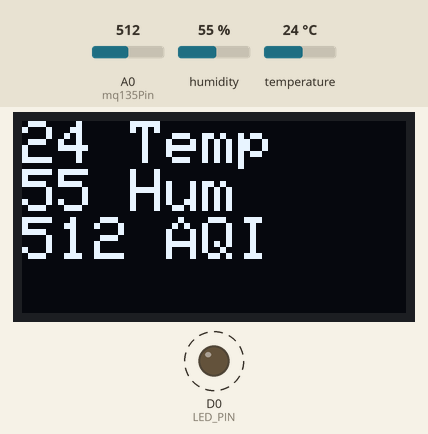
A sketch run on a simulated ESP8266 (NodeMCU). Parts: 128×64 one-colour display, output pins drawn as LEDs (lit = HIGH). Dashed ring = blinking. The test bench sets the inputs (shaded band); at power-on: A0 (mq135Pin) = 512, temperature 24 °C, humidity 55 %. What the sketch prints to the serial monitor is not drawn.

Above: at 2.8 s.
2.9 s: A0 (mq135Pin) set to 113
At 4.5 s:
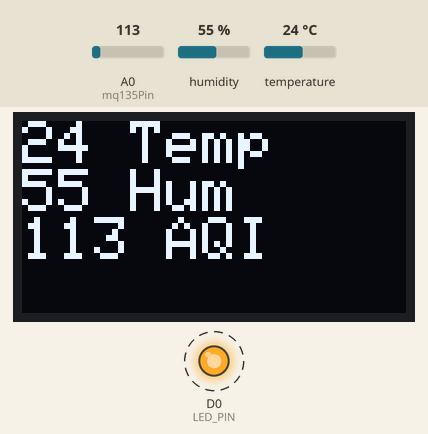
5.6 s: A0 (mq135Pin) set to 96
At 7.1 s:
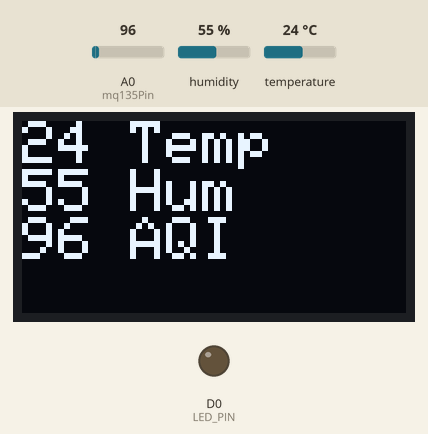
8.3 s: temperature set to 33 °C
At 11.3 s:
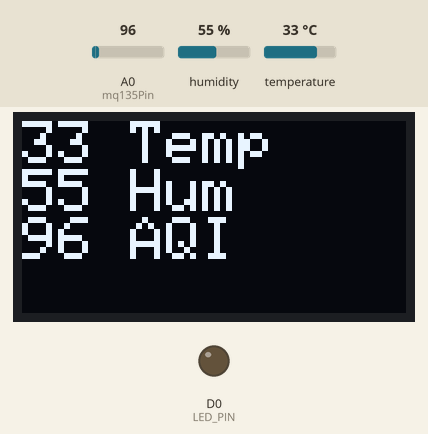
11.8 s: humidity set to 22 %
At 13.1 s:
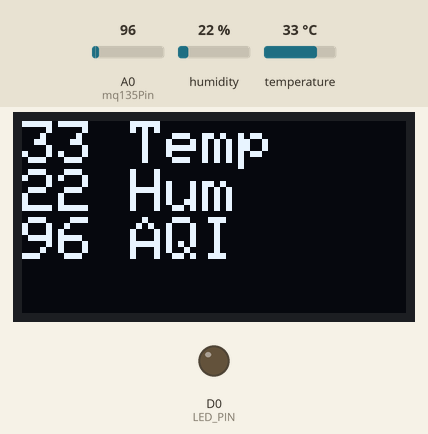
14.5 s: humidity set to 40 %
At 17.7 s:
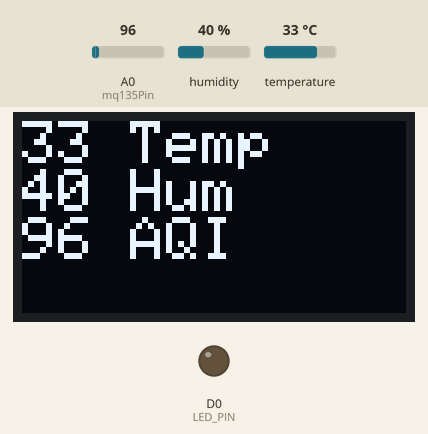
18.0 s: A0 (mq135Pin) set to 122
At 20.3 s:
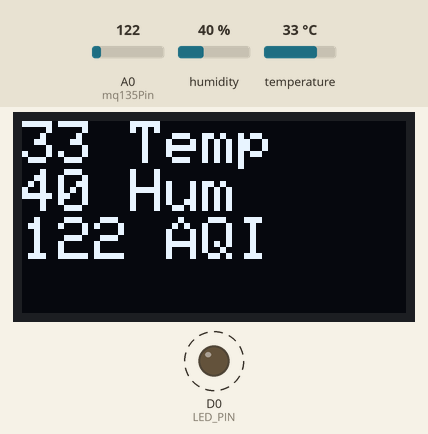
Timing chart, 0 to 21.7 s (numbered marks = the images above; inputs shaded):
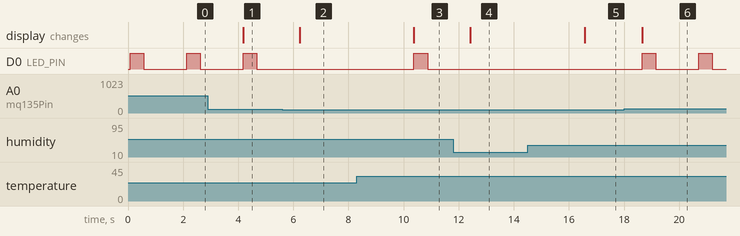

Measured:
- the behaviour switches between 102 and 101 on A0 (mq135Pin) (found by bisection; images 1 and 2)
- after the input at 2.9 s, the display: changes after 1.3 s (image 1)
- after the input at 5.6 s, D0 (LED_PIN): stays LOW (without the input it goes to HIGH after 0.63 s); the display: changes after 0.63 s (image 2)
- after the input at 8.3 s, D0 (LED_PIN): LOW → HIGH after 2.1 s, → LOW 0.50 s later; the display: changes after 2.1 s (image 3)
- after the input at 11.8 s, the display: changes after 0.63 s (image 4)
- after the input at 14.5 s, the display: changes after 2.1 s (image 5)
- after the input at 18.0 s, D0 (LED_PIN): alternates HIGH for 0.50 s and LOW for 1.5 s, starting after 0.65 s; the display: changes after 0.65 s (image 6)
- by itself, D0 (LED_PIN): alternates HIGH for 0.50 s and LOW for 1.5 s

The sketch:

airquality_with_ldr_display.ino
```cpp
#include <Adafruit_SSD1306.h>
#include <splash.h>
#include <ESP8266WiFi.h>
#include <DHT.h>
#include <OakOLED.h> // OLED library

#define DHTPIN D4
#define DHTTYPE DHT11
#define LED_PIN D0
#define AQI_THRESHOLD 101
#define TEMP_RISE_THRESHOLD 5 // Temperature rise in degrees Celsius

const int mq135Pin = A0;
DHT dht(D4, DHTTYPE);
OakOLED oled;

int previousTemp = 0; // Variable to store the previous temperature reading

void setup() {
  Serial.begin(9600);

  // Initialize OLED
  oled.begin();
  oled.clearDisplay();
  oled.setTextSize(2);
  oled.setTextColor(1);
  oled.setCursor(0, 0);

  // Initialize DHT sensor
  dht.begin();

  // Initialize LED pin as output
  pinMode(LED_PIN, OUTPUT);
  digitalWrite(LED_PIN, LOW);
}

void loop() {
  int sensorValue = analogRead(mq135Pin);  // Read the air quality sensor value
  int temp = dht.readTemperature();       // Read temperature from DHT sensor
  int hum = dht.readHumidity();           // Read humidity from DHT sensor

  // Display sensor data on Serial Monitor
  Serial.print("MQ-135 Sensor Value: ");
  Serial.println(sensorValue);
  Serial.print("Temperature: ");
  Serial.println(temp);
  Serial.print("Humidity: ");
  Serial.println(hum);

  // Display sensor data on OLED
  oled.clearDisplay();
  oled.setCursor(0, 0);
  oled.print(temp);
  oled.println(" Temp");
  oled.print(hum);
  oled.println(" Hum");
  oled.print(sensorValue);
  oled.println(" AQI");
  oled.display();

  // Check conditions for LED blinking
  if (sensorValue > AQI_THRESHOLD || (temp - previousTemp) > TEMP_RISE_THRESHOLD) {
    blinkLED();
  } else {
    digitalWrite(LED_PIN, LOW); // Turn off the LED if conditions are not met
  }

  // Update previous temperature
  previousTemp = temp;

  delay(1000);
}

void blinkLED() {
  digitalWrite(LED_PIN, HIGH);
  delay(500);
  digitalWrite(LED_PIN, LOW);
delay(500);
}
```
